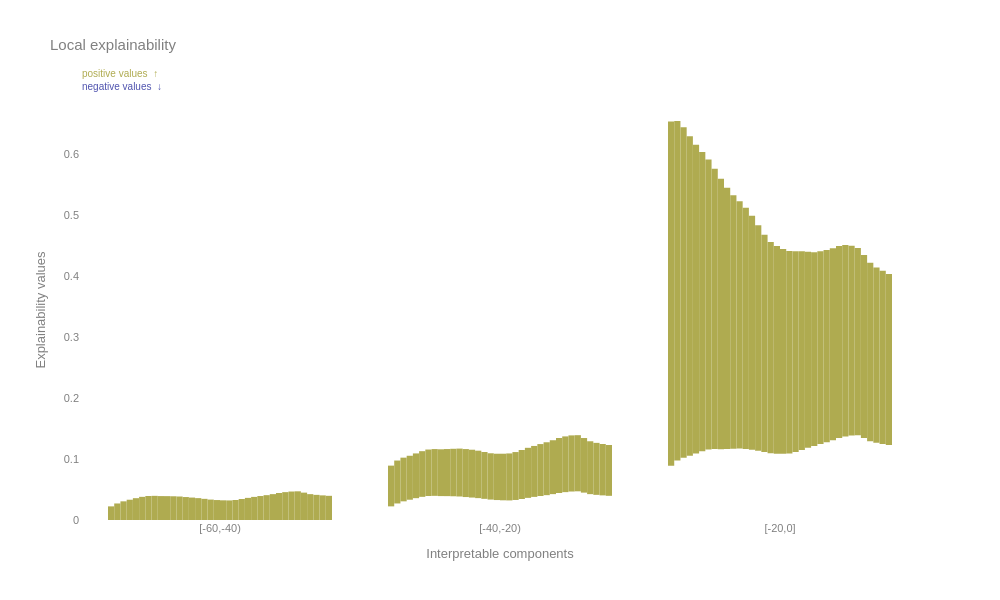

Notebook code cell kept with this figure:
### Code cell
past_load_zoom_3_model = past_load_zoom_3.close_up_explainability_model(X_observation)
base_vector = -phi_zero
fig = time.local_plot(past_load_zoom_3_model,component_names,base_vector)
fig.show()

### Figure 1 — Plotly figure (JSON) as saved in the notebook; plotly's stock layout.template omitted (floating-point values rounded to 4 significant figures)
{"data": [{"base": 0, "connector": {"visible": false}, "decreasing": {"marker": {"color": "#5054af"}}, "increasing": {"marker": {"color": "#afab50"}}, "name": "h 0", "orientation": "v", "type": "waterfall", "x": ["[-60,-40)", "[-40,-20)", "[-20,0]"], "y": [0.02236, 0.06682, 0.5646]}, {"base": 0, "connector": {"visible": false}, "decreasing": {"marker": {"color": "#5054af"}}, "increasing": {"marker": {"color": "#afab50"}}, "name": "h 1", "orientation": "v", "type": "waterfall", "x": ["[-60,-40)", "[-40,-20)", "[-20,0]"], "y": [0.0271, 0.07043, 0.5569]}, {"base": 0, "connector": {"visible": false}, "decreasing": {"marker": {"color": "#5054af"}}, "increasing": {"marker": {"color": "#afab50"}}, "name": "h 2", "orientation": "v", "type": "waterfall", "x": ["[-60,-40)", "[-40,-20)", "[-20,0]"], "y": [0.0306, 0.07166, 0.5419]}, {"base": 0, "connector": {"visible": false}, "decreasing": {"marker": {"color": "#5054af"}}, "increasing": {"marker": {"color": "#afab50"}}, "name": "h 3", "orientation": "v", "type": "waterfall", "x": ["[-60,-40)", "[-40,-20)", "[-20,0]"], "y": [0.03325, 0.07211, 0.5241]}, {"base": 0, "connector": {"visible": false}, "decreasing": {"marker": {"color": "#5054af"}}, "increasing": {"marker": {"color": "#afab50"}}, "name": "h 4", "orientation": "v", "type": "waterfall", "x": ["[-60,-40)", "[-40,-20)", "[-20,0]"], "y": [0.03579, 0.0734, 0.5063]}, {"base": 0, "connector": {"visible": false}, "decreasing": {"marker": {"color": "#5054af"}}, "increasing": {"marker": {"color": "#afab50"}}, "name": "h 5", "orientation": "v", "type": "waterfall", "x": ["[-60,-40)", "[-40,-20)", "[-20,0]"], "y": [0.03799, 0.0749, 0.4906]}, {"base": 0, "connector": {"visible": false}, "decreasing": {"marker": {"color": "#5054af"}}, "increasing": {"marker": {"color": "#afab50"}}, "name": "h 6", "orientation": "v", "type": "waterfall", "x": ["[-60,-40)", "[-40,-20)", "[-20,0]"], "y": [0.0394, 0.07617, 0.4755]}, {"base": 0, "connector": {"visible": false}, "decreasing": {"marker": {"color": "#5054af"}}, "increasing": {"marker": {"color": "#afab50"}}, "name": "h 7", "orientation": "v", "type": "waterfall", "x": ["[-60,-40)", "[-40,-20)", "[-20,0]"], "y": [0.03963, 0.0767, 0.4599]}, {"base": 0, "connector": {"visible": false}, "decreasing": {"marker": {"color": "#5054af"}}, "increasing": {"marker": {"color": "#afab50"}}, "name": "h 8", "orientation": "v", "type": "waterfall", "x": ["[-60,-40)", "[-40,-20)", "[-20,0]"], "y": [0.03922, 0.07674, 0.4436]}, {"base": 0, "connector": {"visible": false}, "decreasing": {"marker": {"color": "#5054af"}}, "increasing": {"marker": {"color": "#afab50"}}, "name": "h 9", "orientation": "v", "type": "waterfall", "x": ["[-60,-40)", "[-40,-20)", "[-20,0]"], "y": [0.03915, 0.07723, 0.4284]}, {"base": 0, "connector": {"visible": false}, "decreasing": {"marker": {"color": "#5054af"}}, "increasing": {"marker": {"color": "#afab50"}}, "name": "h 10", "orientation": "v", "type": "waterfall", "x": ["[-60,-40)", "[-40,-20)", "[-20,0]"], "y": [0.03894, 0.07784, 0.4158]}, {"base": 0, "connector": {"visible": false}, "decreasing": {"marker": {"color": "#5054af"}}, "increasing": {"marker": {"color": "#afab50"}}, "name": "h 11", "orientation": "v", "type": "waterfall", "x": ["[-60,-40)", "[-40,-20)", "[-20,0]"], "y": [0.03853, 0.07858, 0.4058]}, {"base": 0, "connector": {"visible": false}, "decreasing": {"marker": {"color": "#5054af"}}, "increasing": {"marker": {"color": "#afab50"}}, "name": "h 12", "orientation": "v", "type": "waterfall", "x": ["[-60,-40)", "[-40,-20)", "[-20,0]"], "y": [0.03764, 0.07871, 0.3958]}, {"base": 0, "connector": {"visible": false}, "decreasing": {"marker": {"color": "#5054af"}}, "increasing": {"marker": {"color": "#afab50"}}, "name": "h 13", "orientation": "v", "type": "waterfall", "x": ["[-60,-40)", "[-40,-20)", "[-20,0]"], "y": [0.0368, 0.07848, 0.3836]}, {"base": 0, "connector": {"visible": false}, "decreasing": {"marker": {"color": "#5054af"}}, "increasing": {"marker": {"color": "#afab50"}}, "name": "h 14", "orientation": "v", "type": "waterfall", "x": ["[-60,-40)", "[-40,-20)", "[-20,0]"], "y": [0.03588, 0.07781, 0.3698]}, {"base": 0, "connector": {"visible": false}, "decreasing": {"marker": {"color": "#5054af"}}, "increasing": {"marker": {"color": "#afab50"}}, "name": "h 15", "orientation": "v", "type": "waterfall", "x": ["[-60,-40)", "[-40,-20)", "[-20,0]"], "y": [0.0347, 0.0768, 0.3563]}, {"base": 0, "connector": {"visible": false}, "decreasing": {"marker": {"color": "#5054af"}}, "increasing": {"marker": {"color": "#afab50"}}, "name": "h 16", "orientation": "v", "type": "waterfall", "x": ["[-60,-40)", "[-40,-20)", "[-20,0]"], "y": [0.03349, 0.07596, 0.3463]}, {"base": 0, "connector": {"visible": false}, "decreasing": {"marker": {"color": "#5054af"}}, "increasing": {"marker": {"color": "#afab50"}}, "name": "h 17", "orientation": "v", "type": "waterfall", "x": ["[-60,-40)", "[-40,-20)", "[-20,0]"], "y": [0.03272, 0.07599, 0.3405]}, {"base": 0, "connector": {"visible": false}, "decreasing": {"marker": {"color": "#5054af"}}, "increasing": {"marker": {"color": "#afab50"}}, "name": "h 18", "orientation": "v", "type": "waterfall", "x": ["[-60,-40)", "[-40,-20)", "[-20,0]"], "y": [0.0323, 0.07643, 0.3356]}, {"base": 0, "connector": {"visible": false}, "decreasing": {"marker": {"color": "#5054af"}}, "increasing": {"marker": {"color": "#afab50"}}, "name": "h 19", "orientation": "v", "type": "waterfall", "x": ["[-60,-40)", "[-40,-20)", "[-20,0]"], "y": [0.03209, 0.07709, 0.3318]}, {"base": 0, "connector": {"visible": false}, "decreasing": {"marker": {"color": "#5054af"}}, "increasing": {"marker": {"color": "#afab50"}}, "name": "h 20", "orientation": "v", "type": "waterfall", "x": ["[-60,-40)", "[-40,-20)", "[-20,0]"], "y": [0.03286, 0.07856, 0.3294]}, {"base": 0, "connector": {"visible": false}, "decreasing": {"marker": {"color": "#5054af"}}, "increasing": {"marker": {"color": "#afab50"}}, "name": "h 21", "orientation": "v", "type": "waterfall", "x": ["[-60,-40)", "[-40,-20)", "[-20,0]"], "y": [0.03442, 0.08037, 0.3261]}, {"base": 0, "connector": {"visible": false}, "decreasing": {"marker": {"color": "#5054af"}}, "increasing": {"marker": {"color": "#afab50"}}, "name": "h 22", "orientation": "v", "type": "waterfall", "x": ["[-60,-40)", "[-40,-20)", "[-20,0]"], "y": [0.03629, 0.0821, 0.3214]}, {"base": 0, "connector": {"visible": false}, "decreasing": {"marker": {"color": "#5054af"}}, "increasing": {"marker": {"color": "#afab50"}}, "name": "h 23", "orientation": "v", "type": "waterfall", "x": ["[-60,-40)", "[-40,-20)", "[-20,0]"], "y": [0.03789, 0.08358, 0.3175]}, {"base": 0, "connector": {"visible": false}, "decreasing": {"marker": {"color": "#5054af"}}, "increasing": {"marker": {"color": "#afab50"}}, "name": "h 24", "orientation": "v", "type": "waterfall", "x": ["[-60,-40)", "[-40,-20)", "[-20,0]"], "y": [0.03931, 0.0852, 0.3161]}, {"base": 0, "connector": {"visible": false}, "decreasing": {"marker": {"color": "#5054af"}}, "increasing": {"marker": {"color": "#afab50"}}, "name": "h 25", "orientation": "v", "type": "waterfall", "x": ["[-60,-40)", "[-40,-20)", "[-20,0]"], "y": [0.04074, 0.08675, 0.3155]}, {"base": 0, "connector": {"visible": false}, "decreasing": {"marker": {"color": "#5054af"}}, "increasing": {"marker": {"color": "#afab50"}}, "name": "h 26", "orientation": "v", "type": "waterfall", "x": ["[-60,-40)", "[-40,-20)", "[-20,0]"], "y": [0.04242, 0.0884, 0.3148]}, {"base": 0, "connector": {"visible": false}, "decreasing": {"marker": {"color": "#5054af"}}, "increasing": {"marker": {"color": "#afab50"}}, "name": "h 27", "orientation": "v", "type": "waterfall", "x": ["[-60,-40)", "[-40,-20)", "[-20,0]"], "y": [0.04428, 0.09023, 0.3147]}, {"base": 0, "connector": {"visible": false}, "decreasing": {"marker": {"color": "#5054af"}}, "increasing": {"marker": {"color": "#afab50"}}, "name": "h 28", "orientation": "v", "type": "waterfall", "x": ["[-60,-40)", "[-40,-20)", "[-20,0]"], "y": [0.0457, 0.09141, 0.3137]}, {"base": 0, "connector": {"visible": false}, "decreasing": {"marker": {"color": "#5054af"}}, "increasing": {"marker": {"color": "#afab50"}}, "name": "h 29", "orientation": "v", "type": "waterfall", "x": ["[-60,-40)", "[-40,-20)", "[-20,0]"], "y": [0.04671, 0.09205, 0.3112]}, {"base": 0, "connector": {"visible": false}, "decreasing": {"marker": {"color": "#5054af"}}, "increasing": {"marker": {"color": "#afab50"}}, "name": "h 30", "orientation": "v", "type": "waterfall", "x": ["[-60,-40)", "[-40,-20)", "[-20,0]"], "y": [0.04706, 0.09205, 0.3068]}, {"base": 0, "connector": {"visible": false}, "decreasing": {"marker": {"color": "#5054af"}}, "increasing": {"marker": {"color": "#afab50"}}, "name": "h 31", "orientation": "v", "type": "waterfall", "x": ["[-60,-40)", "[-40,-20)", "[-20,0]"], "y": [0.0449, 0.08955, 0.3002]}, {"base": 0, "connector": {"visible": false}, "decreasing": {"marker": {"color": "#5054af"}}, "increasing": {"marker": {"color": "#afab50"}}, "name": "h 32", "orientation": "v", "type": "waterfall", "x": ["[-60,-40)", "[-40,-20)", "[-20,0]"], "y": [0.04241, 0.08671, 0.2927]}, {"base": 0, "connector": {"visible": false}, "decreasing": {"marker": {"color": "#5054af"}}, "increasing": {"marker": {"color": "#afab50"}}, "name": "h 33", "orientation": "v", "type": "waterfall", "x": ["[-60,-40)", "[-40,-20)", "[-20,0]"], "y": [0.04124, 0.08528, 0.2877]}, {"base": 0, "connector": {"visible": false}, "decreasing": {"marker": {"color": "#5054af"}}, "increasing": {"marker": {"color": "#afab50"}}, "name": "h 34", "orientation": "v", "type": "waterfall", "x": ["[-60,-40)", "[-40,-20)", "[-20,0]"], "y": [0.0404, 0.08427, 0.2841]}, {"base": 0, "connector": {"visible": false}, "decreasing": {"marker": {"color": "#5054af"}}, "increasing": {"marker": {"color": "#afab50"}}, "name": "h 35", "orientation": "v", "type": "waterfall", "x": ["[-60,-40)", "[-40,-20)", "[-20,0]"], "y": [0.03966, 0.08338, 0.2806]}], "layout": {"annotations": [{"bgcolor": "white", "font": {"color": "#afab50", "size": 10}, "showarrow": false, "text": "positive values  ↑", "x": 0, "xref": "paper", "y": 1.08, "yref": "paper"}, {"bgcolor": "white", "font": {"color": "#5054af", "size": 10}, "showarrow": false, "text": "negative values  ↓", "x": 0, "xref": "paper", "y": 1.05, "yref": "paper"}], "autosize": false, "font": {"color": "gray", "family": "Helvetica", "size": 11}, "height": 600, "plot_bgcolor": "white", "showlegend": false, "title": {"text": "Local explainability"}, "width": 1000, "xaxis": {"title": {"text": "Interpretable components"}}, "yaxis": {"title": {"text": "Explainability values"}}}}
